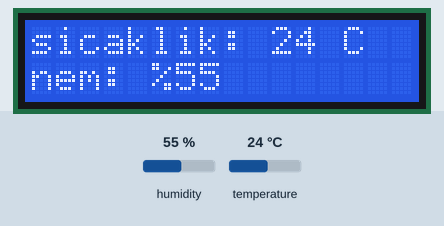
This sketch was run on a simulated Arduino Uno, built with avr-gcc and run on an emulated ATmega328P. Shown: 16×2 character LCD. The inputs (shaded band) are chosen by the test bench; at power-on: humidity 55 %, temperature 24 °C.

Above: at 1.7 s.
1.8 s: humidity set to 22 %
At 3.1 s:
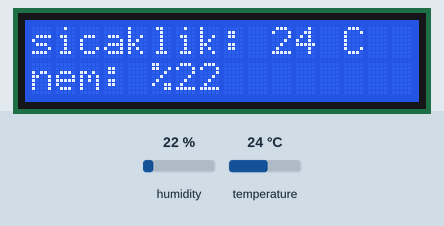
4.5 s: temperature set to 12 °C
At 5.1 s:
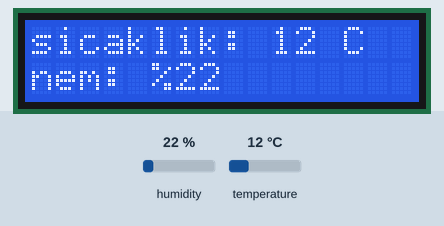
7.2 s: humidity set to 40 %
At 9.2 s:
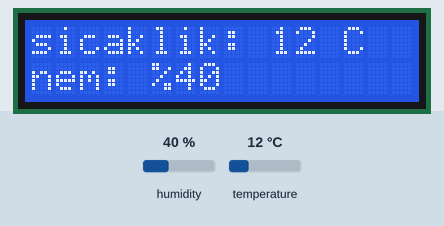
10.3 s: temperature set to 19 °C
At 11.3 s:
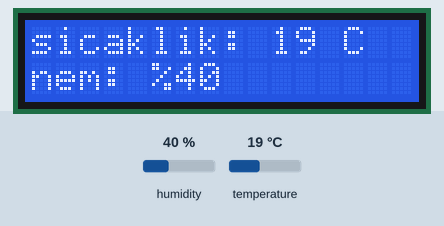
Timing chart, 0 to 13.3 s (numbered marks = the images above; inputs shaded):
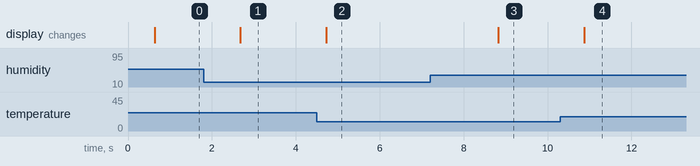

The sketch:

sicaklik-nem-olcer.ino
```cpp
#include <LiquidCrystal_I2C.h>
#include<DHT.h>
#include <Wire.h>

#define DHTPIN 2
#define DHTTYPE DHT11

DHT dht(DHTPIN,DHTTYPE);

LiquidCrystal_I2C lcd(0x27,16,2);


void setup() {
  lcd.init();
  lcd.backlight();
  lcd.setCursor(0,0);
  lcd.print("sicaklik olcum projesi: ");
  delay(500);
  dht.begin();

}

void loop() {
  int temp = dht.readTemperature();
  int hum = dht.readHumidity();

  lcd.setCursor(0,0);
  lcd.print("sicaklik: ");
  lcd.print(temp);
  lcd.print(" C  ");

  lcd.setCursor(0,1);
  lcd.print("nem: %");
  lcd.print(hum);

  delay(2000);


}
```

Measured:
- after the input at 1.8 s, the display: changes after 0.88 s (image 1)
- after the input at 4.5 s, the display: changes after 0.23 s (image 2)
- after the input at 7.2 s, the display: changes after 1.6 s (image 3)
- after the input at 10.3 s, the display: changes after 0.57 s (image 4)
